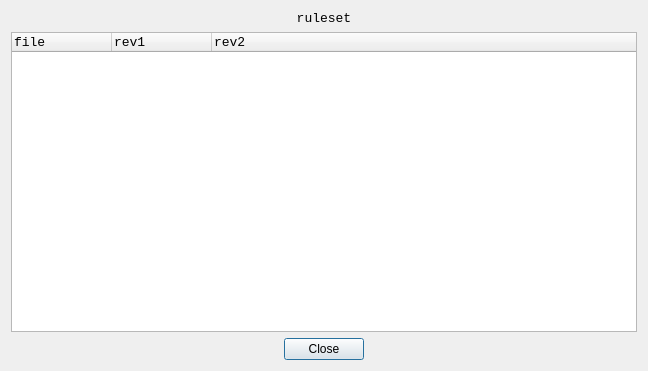
<?xml version="1.0" encoding="UTF-8"?>
<ui version="4.0">
 <class>DialogChanges</class>
 <widget class="QDialog" name="DialogChanges">
  <property name="geometry">
   <rect>
    <x>0</x>
    <y>0</y>
    <width>648</width>
    <height>371</height>
   </rect>
  </property>
  <property name="windowTitle">
   <string>Dialog</string>
  </property>
  <layout class="QVBoxLayout" name="verticalLayout">
   <item>
    <widget class="QLabel" name="labelRuleset">
     <property name="font">
      <font>
       <family>Monospace</family>
       <pointsize>10</pointsize>
      </font>
     </property>
     <property name="text">
      <string>ruleset</string>
     </property>
     <property name="alignment">
      <set>Qt::AlignCenter</set>
     </property>
    </widget>
   </item>
   <item>
    <widget class="QTreeWidget" name="treeWidgetChanges">
     <property name="font">
      <font>
       <family>Monospace</family>
       <pointsize>10</pointsize>
      </font>
     </property>
     <column>
      <property name="text">
       <string>file</string>
      </property>
     </column>
     <column>
      <property name="text">
       <string>rev1</string>
      </property>
     </column>
     <column>
      <property name="text">
       <string>rev2</string>
      </property>
     </column>
    </widget>
   </item>
   <item>
    <layout class="QHBoxLayout" name="horizontalLayout">
     <item>
      <spacer name="horizontalSpacer">
       <property name="orientation">
        <enum>Qt::Horizontal</enum>
       </property>
       <property name="sizeHint" stdset="0">
        <size>
         <width>40</width>
         <height>20</height>
        </size>
       </property>
      </spacer>
     </item>
     <item>
      <widget class="QPushButton" name="pushButtonClose">
       <property name="text">
        <string>Close</string>
       </property>
      </widget>
     </item>
     <item>
      <spacer name="horizontalSpacer_2">
       <property name="orientation">
        <enum>Qt::Horizontal</enum>
       </property>
       <property name="sizeHint" stdset="0">
        <size>
         <width>40</width>
         <height>20</height>
        </size>
       </property>
      </spacer>
     </item>
    </layout>
   </item>
  </layout>
 </widget>
 <resources/>
 <connections>
  <connection>
   <sender>pushButtonClose</sender>
   <signal>clicked()</signal>
   <receiver>DialogChanges</receiver>
   <slot>accept()</slot>
   <hints>
    <hint type="sourcelabel">
     <x>299</x>
     <y>350</y>
    </hint>
    <hint type="destinationlabel">
     <x>407</x>
     <y>347</y>
    </hint>
   </hints>
  </connection>
 </connections>
</ui>
